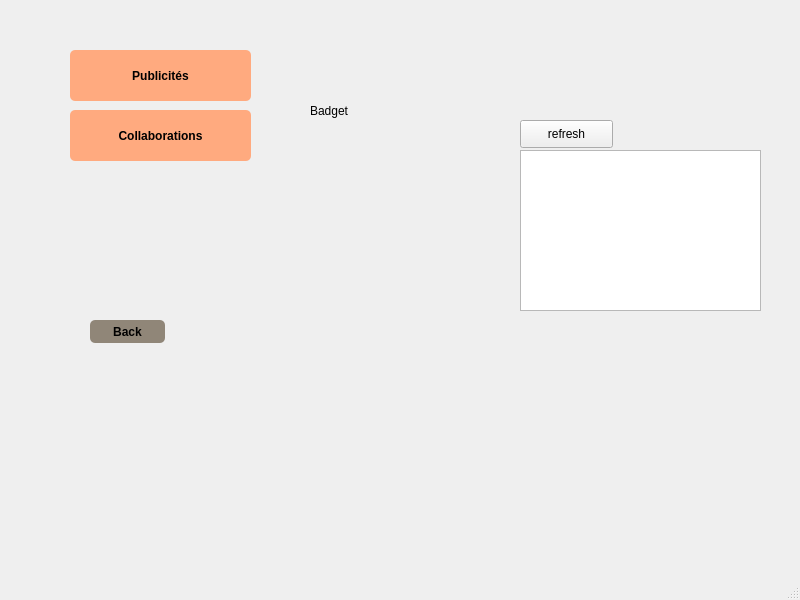
<?xml version="1.0" encoding="UTF-8"?>
<ui version="4.0">
 <class>MainWindow</class>
 <widget class="QMainWindow" name="MainWindow">
  <property name="geometry">
   <rect>
    <x>0</x>
    <y>0</y>
    <width>800</width>
    <height>600</height>
   </rect>
  </property>
  <property name="windowTitle">
   <string>MainWindow</string>
  </property>
  <widget class="QWidget" name="centralwidget">
   <widget class="QStackedWidget" name="stackedWidget">
    <property name="geometry">
     <rect>
      <x>50</x>
      <y>20</y>
      <width>711</width>
      <height>511</height>
     </rect>
    </property>
    <property name="currentIndex">
     <number>0</number>
    </property>
    <widget class="QWidget" name="page">
     <widget class="QPushButton" name="pushButton">
      <property name="geometry">
       <rect>
        <x>20</x>
        <y>30</y>
        <width>181</width>
        <height>51</height>
       </rect>
      </property>
      <property name="styleSheet">
       <string notr="true">QPushButton {
padding: 5px;
border-radius: 5px;
background-color:rgb(255, 170, 127);
font-weight: bold;
}
QPushButton:hover
{
color :white;
}</string>
      </property>
      <property name="text">
       <string>Publicités</string>
      </property>
     </widget>
     <widget class="QPushButton" name="pushButton_2">
      <property name="geometry">
       <rect>
        <x>20</x>
        <y>90</y>
        <width>181</width>
        <height>51</height>
       </rect>
      </property>
      <property name="styleSheet">
       <string notr="true">QPushButton {
padding: 5px;
border-radius: 5px;
background-color:rgb(255, 170, 127);
font-weight: bold;
}
QPushButton:hover
{
color :white;
}</string>
      </property>
      <property name="text">
       <string>Collaborations</string>
      </property>
     </widget>
     <widget class="QPushButton" name="pushButton_17">
      <property name="geometry">
       <rect>
        <x>40</x>
        <y>300</y>
        <width>75</width>
        <height>23</height>
       </rect>
      </property>
      <property name="styleSheet">
       <string notr="true">QPushButton {
padding: 5px;
border-radius: 5px;
background-color:rgb(144, 134, 120);
font-weight: bold;
}
QPushButton:hover
{
color :white;
}</string>
      </property>
      <property name="text">
       <string>Back</string>
      </property>
     </widget>
     <widget class="QLabel" name="label_3">
      <property name="geometry">
       <rect>
        <x>260</x>
        <y>80</y>
        <width>121</width>
        <height>21</height>
       </rect>
      </property>
      <property name="text">
       <string>Badget</string>
      </property>
     </widget>
     <widget class="QPushButton" name="refresh">
      <property name="geometry">
       <rect>
        <x>470</x>
        <y>100</y>
        <width>93</width>
        <height>28</height>
       </rect>
      </property>
      <property name="text">
       <string>refresh</string>
      </property>
     </widget>
     <widget class="QTextEdit" name="textEdit">
      <property name="geometry">
       <rect>
        <x>470</x>
        <y>130</y>
        <width>241</width>
        <height>161</height>
       </rect>
      </property>
     </widget>
    </widget>
    <widget class="QWidget" name="page_2">
     <widget class="QTableView" name="tableView">
      <property name="geometry">
       <rect>
        <x>340</x>
        <y>50</y>
        <width>381</width>
        <height>251</height>
       </rect>
      </property>
     </widget>
     <widget class="QPushButton" name="pushButton_3">
      <property name="geometry">
       <rect>
        <x>0</x>
        <y>470</y>
        <width>75</width>
        <height>23</height>
       </rect>
      </property>
      <property name="styleSheet">
       <string notr="true">QPushButton {
padding: 5px;
border-radius: 5px;
background-color:rgb(144, 134, 120);
font-weight: bold;
}
QPushButton:hover
{
color :white;
}</string>
      </property>
      <property name="text">
       <string>Back</string>
      </property>
     </widget>
     <widget class="QPushButton" name="pushButton_4">
      <property name="geometry">
       <rect>
        <x>50</x>
        <y>400</y>
        <width>111</width>
        <height>31</height>
       </rect>
      </property>
      <property name="styleSheet">
       <string notr="true">QPushButton {
padding: 5px;
border-radius: 5px;
background-color:rgb(170, 255, 255);
font-weight: bold;
}
QPushButton:hover
{
color :white;
}</string>
      </property>
      <property name="text">
       <string>Enregistrer PDF</string>
      </property>
     </widget>
     <widget class="QPushButton" name="pushButton_5">
      <property name="geometry">
       <rect>
        <x>210</x>
        <y>400</y>
        <width>111</width>
        <height>31</height>
       </rect>
      </property>
      <property name="styleSheet">
       <string notr="true">QPushButton {
padding: 5px;
border-radius: 5px;
background-color:rgb(170, 255, 255);
font-weight: bold;
}
QPushButton:hover
{
color :white;
}</string>
      </property>
      <property name="text">
       <string>Imprimer</string>
      </property>
     </widget>
     <widget class="QFrame" name="frame">
      <property name="geometry">
       <rect>
        <x>440</x>
        <y>370</y>
        <width>271</width>
        <height>101</height>
       </rect>
      </property>
      <property name="styleSheet">
       <string notr="true">background-color:rgb(170, 255, 255);</string>
      </property>
      <property name="frameShape">
       <enum>QFrame::Box</enum>
      </property>
      <property name="frameShadow">
       <enum>QFrame::Plain</enum>
      </property>
      <property name="lineWidth">
       <number>2</number>
      </property>
      <property name="midLineWidth">
       <number>0</number>
      </property>
      <widget class="QLabel" name="label_2">
       <property name="geometry">
        <rect>
         <x>20</x>
         <y>10</y>
         <width>211</width>
         <height>21</height>
        </rect>
       </property>
       <property name="font">
        <font>
         <pointsize>12</pointsize>
         <weight>75</weight>
         <bold>true</bold>
         <underline>true</underline>
        </font>
       </property>
       <property name="text">
        <string>Trier selon :</string>
       </property>
      </widget>
      <widget class="QRadioButton" name="radioButton_2">
       <property name="geometry">
        <rect>
         <x>70</x>
         <y>40</y>
         <width>97</width>
         <height>20</height>
        </rect>
       </property>
       <property name="text">
        <string>ID</string>
       </property>
      </widget>
     </widget>
     <widget class="QLabel" name="label">
      <property name="geometry">
       <rect>
        <x>10</x>
        <y>10</y>
        <width>261</width>
        <height>51</height>
       </rect>
      </property>
      <property name="font">
       <font>
        <pointsize>15</pointsize>
        <weight>75</weight>
        <bold>true</bold>
       </font>
      </property>
      <property name="text">
       <string>&lt;html&gt;&lt;head/&gt;&lt;body&gt;&lt;p&gt;&lt;span style=&quot; color:#ffaa7f;&quot;&gt;PUBLICITE&lt;/span&gt;&lt;/p&gt;&lt;p&gt;&lt;span style=&quot; color:#ffaa7f;&quot;&gt;&lt;br/&gt;&lt;/span&gt;&lt;/p&gt;&lt;/body&gt;&lt;/html&gt;</string>
      </property>
     </widget>
     <widget class="QLineEdit" name="lineEdit">
      <property name="geometry">
       <rect>
        <x>470</x>
        <y>0</y>
        <width>131</width>
        <height>20</height>
       </rect>
      </property>
     </widget>
     <widget class="QPushButton" name="pushButton_recherche_publicite">
      <property name="geometry">
       <rect>
        <x>354</x>
        <y>0</y>
        <width>101</width>
        <height>23</height>
       </rect>
      </property>
      <property name="styleSheet">
       <string notr="true">QPushButton {
padding: 5px;
border-radius: 5px;
background-color:rgb(170, 255, 255);
font-weight: bold;
}
QPushButton:hover
{
color :white;
}</string>
      </property>
      <property name="text">
       <string>Rechercher</string>
      </property>
     </widget>
     <widget class="QFrame" name="frame_2">
      <property name="geometry">
       <rect>
        <x>0</x>
        <y>80</y>
        <width>251</width>
        <height>241</height>
       </rect>
      </property>
      <property name="styleSheet">
       <string notr="true">background-color:rgb(255, 170, 127);</string>
      </property>
      <property name="frameShape">
       <enum>QFrame::Box</enum>
      </property>
      <property name="frameShadow">
       <enum>QFrame::Plain</enum>
      </property>
      <property name="lineWidth">
       <number>2</number>
      </property>
      <property name="midLineWidth">
       <number>0</number>
      </property>
      <widget class="QLabel" name="label_4">
       <property name="geometry">
        <rect>
         <x>10</x>
         <y>10</y>
         <width>71</width>
         <height>16</height>
        </rect>
       </property>
       <property name="text">
        <string>ID</string>
       </property>
      </widget>
      <widget class="QLabel" name="label_5">
       <property name="geometry">
        <rect>
         <x>10</x>
         <y>40</y>
         <width>47</width>
         <height>14</height>
        </rect>
       </property>
       <property name="text">
        <string>TITRE</string>
       </property>
      </widget>
      <widget class="QLabel" name="label_6">
       <property name="geometry">
        <rect>
         <x>10</x>
         <y>70</y>
         <width>71</width>
         <height>16</height>
        </rect>
       </property>
       <property name="text">
        <string>DOMAINE :</string>
       </property>
      </widget>
      <widget class="QLabel" name="label_7">
       <property name="geometry">
        <rect>
         <x>10</x>
         <y>100</y>
         <width>61</width>
         <height>16</height>
        </rect>
       </property>
       <property name="text">
        <string>DATE</string>
       </property>
      </widget>
      <widget class="QLabel" name="label_8">
       <property name="geometry">
        <rect>
         <x>10</x>
         <y>130</y>
         <width>81</width>
         <height>16</height>
        </rect>
       </property>
       <property name="text">
        <string>REDACTEUR</string>
       </property>
      </widget>
      <widget class="QLineEdit" name="lineEdit_id">
       <property name="geometry">
        <rect>
         <x>90</x>
         <y>10</y>
         <width>113</width>
         <height>20</height>
        </rect>
       </property>
      </widget>
      <widget class="QLineEdit" name="lineEdit_titre">
       <property name="geometry">
        <rect>
         <x>90</x>
         <y>40</y>
         <width>113</width>
         <height>20</height>
        </rect>
       </property>
      </widget>
      <widget class="QLineEdit" name="lineEdit_domaine">
       <property name="geometry">
        <rect>
         <x>90</x>
         <y>70</y>
         <width>113</width>
         <height>20</height>
        </rect>
       </property>
      </widget>
      <widget class="QLineEdit" name="lineEdit_redacteur">
       <property name="geometry">
        <rect>
         <x>90</x>
         <y>130</y>
         <width>113</width>
         <height>20</height>
        </rect>
       </property>
      </widget>
      <widget class="QDateEdit" name="dateEdit">
       <property name="geometry">
        <rect>
         <x>90</x>
         <y>100</y>
         <width>110</width>
         <height>22</height>
        </rect>
       </property>
      </widget>
      <widget class="QPushButton" name="pushButton_ajouter">
       <property name="geometry">
        <rect>
         <x>10</x>
         <y>210</y>
         <width>75</width>
         <height>23</height>
        </rect>
       </property>
       <property name="styleSheet">
        <string notr="true">QPushButton {
padding: 5px;
border-radius: 5px;
background-color:rgb(0, 255, 255);
font-weight: bold;
}
QPushButton:hover
{
color :white;
}</string>
       </property>
       <property name="text">
        <string>Ajouter</string>
       </property>
      </widget>
      <widget class="QPushButton" name="pushButton_8">
       <property name="geometry">
        <rect>
         <x>90</x>
         <y>210</y>
         <width>75</width>
         <height>23</height>
        </rect>
       </property>
       <property name="styleSheet">
        <string notr="true">QPushButton {
padding: 5px;
border-radius: 5px;
background-color:rgb(0, 255, 255);
font-weight: bold;
}
QPushButton:hover
{
color :white;
}</string>
       </property>
       <property name="text">
        <string>Modifier</string>
       </property>
      </widget>
      <widget class="QPushButton" name="pushButton_9">
       <property name="geometry">
        <rect>
         <x>170</x>
         <y>210</y>
         <width>75</width>
         <height>23</height>
        </rect>
       </property>
       <property name="styleSheet">
        <string notr="true">QPushButton {
padding: 5px;
border-radius: 5px;
background-color:rgb(85, 255, 255);
font-weight: bold;
}
QPushButton:hover
{
color :white;
}</string>
       </property>
       <property name="text">
        <string>Supprimer</string>
       </property>
      </widget>
      <widget class="QLabel" name="label_17">
       <property name="geometry">
        <rect>
         <x>10</x>
         <y>160</y>
         <width>91</width>
         <height>16</height>
        </rect>
       </property>
       <property name="text">
        <string>RECETTE:</string>
       </property>
      </widget>
      <widget class="QLineEdit" name="lineEdit_recette">
       <property name="geometry">
        <rect>
         <x>90</x>
         <y>160</y>
         <width>113</width>
         <height>20</height>
        </rect>
       </property>
      </widget>
     </widget>
    </widget>
    <widget class="QWidget" name="page_3">
     <widget class="QTableView" name="tableView_2">
      <property name="geometry">
       <rect>
        <x>10</x>
        <y>50</y>
        <width>381</width>
        <height>251</height>
       </rect>
      </property>
     </widget>
     <widget class="QPushButton" name="pushButton_10">
      <property name="geometry">
       <rect>
        <x>404</x>
        <y>180</y>
        <width>101</width>
        <height>23</height>
       </rect>
      </property>
      <property name="styleSheet">
       <string notr="true">QPushButton {
padding: 5px;
border-radius: 5px;
background-color:rgb(101, 190, 155);
font-weight: bold;
}
QPushButton:hover
{
color :white;
}</string>
      </property>
      <property name="text">
       <string>Rechercher</string>
      </property>
     </widget>
     <widget class="QPushButton" name="pushButton_12">
      <property name="geometry">
       <rect>
        <x>10</x>
        <y>440</y>
        <width>75</width>
        <height>23</height>
       </rect>
      </property>
      <property name="styleSheet">
       <string notr="true">QPushButton {
padding: 5px;
border-radius: 5px;
background-color:rgb(144, 134, 120);
font-weight: bold;
}
QPushButton:hover
{
color :white;
}</string>
      </property>
      <property name="text">
       <string>Back</string>
      </property>
     </widget>
     <widget class="QPushButton" name="pushButton_13">
      <property name="geometry">
       <rect>
        <x>10</x>
        <y>310</y>
        <width>111</width>
        <height>31</height>
       </rect>
      </property>
      <property name="styleSheet">
       <string notr="true">QPushButton {
padding: 5px;
border-radius: 5px;
background-color:rgb(170, 255, 255);
font-weight: bold;
}
QPushButton:hover
{
color :white;
}</string>
      </property>
      <property name="text">
       <string>Enregistrer PDF</string>
      </property>
     </widget>
     <widget class="QPushButton" name="pushButton_14">
      <property name="geometry">
       <rect>
        <x>10</x>
        <y>350</y>
        <width>111</width>
        <height>31</height>
       </rect>
      </property>
      <property name="styleSheet">
       <string notr="true">QPushButton {
padding: 5px;
border-radius: 5px;
background-color:rgb(170, 255, 255);
font-weight: bold;
}
QPushButton:hover
{
color :white;
}</string>
      </property>
      <property name="text">
       <string>Imprimer</string>
      </property>
     </widget>
     <widget class="QLabel" name="label_10">
      <property name="geometry">
       <rect>
        <x>10</x>
        <y>0</y>
        <width>261</width>
        <height>31</height>
       </rect>
      </property>
      <property name="font">
       <font>
        <pointsize>15</pointsize>
        <weight>75</weight>
        <bold>true</bold>
       </font>
      </property>
      <property name="text">
       <string>&lt;html&gt;&lt;head/&gt;&lt;body&gt;&lt;p&gt;&lt;span style=&quot; color:#ffaa7f;&quot;&gt;COLLABORATIONS&lt;/span&gt;&lt;/p&gt;&lt;p&gt;&lt;span style=&quot; color:#ffaa7f;&quot;&gt;&lt;br/&gt;&lt;/span&gt;&lt;/p&gt;&lt;/body&gt;&lt;/html&gt;</string>
      </property>
     </widget>
     <widget class="QLineEdit" name="lineEdit_6">
      <property name="geometry">
       <rect>
        <x>520</x>
        <y>180</y>
        <width>131</width>
        <height>20</height>
       </rect>
      </property>
     </widget>
     <widget class="QFrame" name="frame_3">
      <property name="geometry">
       <rect>
        <x>430</x>
        <y>50</y>
        <width>221</width>
        <height>121</height>
       </rect>
      </property>
      <property name="styleSheet">
       <string notr="true">background-color:rgb(170, 255, 255);</string>
      </property>
      <property name="frameShape">
       <enum>QFrame::Box</enum>
      </property>
      <property name="frameShadow">
       <enum>QFrame::Plain</enum>
      </property>
      <property name="lineWidth">
       <number>2</number>
      </property>
      <property name="midLineWidth">
       <number>0</number>
      </property>
      <widget class="QLabel" name="label_11">
       <property name="geometry">
        <rect>
         <x>20</x>
         <y>10</y>
         <width>111</width>
         <height>21</height>
        </rect>
       </property>
       <property name="font">
        <font>
         <pointsize>12</pointsize>
         <weight>75</weight>
         <bold>true</bold>
         <underline>true</underline>
        </font>
       </property>
       <property name="text">
        <string>Trier selon:</string>
       </property>
      </widget>
      <widget class="QRadioButton" name="radioButton">
       <property name="geometry">
        <rect>
         <x>50</x>
         <y>60</y>
         <width>97</width>
         <height>20</height>
        </rect>
       </property>
       <property name="text">
        <string>ID</string>
       </property>
      </widget>
     </widget>
     <widget class="QFrame" name="frame_4">
      <property name="geometry">
       <rect>
        <x>410</x>
        <y>220</y>
        <width>251</width>
        <height>291</height>
       </rect>
      </property>
      <property name="styleSheet">
       <string notr="true">background-color:rgb(255, 170, 127);</string>
      </property>
      <property name="frameShape">
       <enum>QFrame::Box</enum>
      </property>
      <property name="frameShadow">
       <enum>QFrame::Plain</enum>
      </property>
      <property name="lineWidth">
       <number>2</number>
      </property>
      <property name="midLineWidth">
       <number>0</number>
      </property>
      <widget class="QLabel" name="label_12">
       <property name="geometry">
        <rect>
         <x>10</x>
         <y>10</y>
         <width>71</width>
         <height>16</height>
        </rect>
       </property>
       <property name="text">
        <string>ID</string>
       </property>
      </widget>
      <widget class="QLabel" name="label_16">
       <property name="geometry">
        <rect>
         <x>10</x>
         <y>50</y>
         <width>47</width>
         <height>14</height>
        </rect>
       </property>
       <property name="text">
        <string>NOM</string>
       </property>
      </widget>
      <widget class="QLineEdit" name="lineEdit_2">
       <property name="geometry">
        <rect>
         <x>90</x>
         <y>10</y>
         <width>113</width>
         <height>20</height>
        </rect>
       </property>
      </widget>
      <widget class="QLineEdit" name="lineEdit_10">
       <property name="geometry">
        <rect>
         <x>90</x>
         <y>50</y>
         <width>113</width>
         <height>20</height>
        </rect>
       </property>
      </widget>
      <widget class="QPushButton" name="pushButton_15">
       <property name="geometry">
        <rect>
         <x>20</x>
         <y>140</y>
         <width>75</width>
         <height>23</height>
        </rect>
       </property>
       <property name="styleSheet">
        <string notr="true">QPushButton {
padding: 5px;
border-radius: 5px;
background-color:rgb(170, 255, 255);
font-weight: bold;
}
QPushButton:hover
{
color :white;
}</string>
       </property>
       <property name="text">
        <string>Ajouter</string>
       </property>
      </widget>
      <widget class="QPushButton" name="pushButton_16">
       <property name="geometry">
        <rect>
         <x>110</x>
         <y>140</y>
         <width>75</width>
         <height>23</height>
        </rect>
       </property>
       <property name="styleSheet">
        <string notr="true">QPushButton {
padding: 5px;
border-radius: 5px;
background-color:rgb(170, 255, 255);
font-weight: bold;
}
QPushButton:hover
{
color :white;
}</string>
       </property>
       <property name="text">
        <string>Modifier</string>
       </property>
      </widget>
      <widget class="QPushButton" name="pushButton_21">
       <property name="geometry">
        <rect>
         <x>70</x>
         <y>170</y>
         <width>75</width>
         <height>23</height>
        </rect>
       </property>
       <property name="styleSheet">
        <string notr="true">QPushButton {
padding: 5px;
border-radius: 5px;
background-color:rgb(170, 255, 255);
font-weight: bold;
}
QPushButton:hover
{
color :white;
}</string>
       </property>
       <property name="text">
        <string>Supprimer</string>
       </property>
      </widget>
      <widget class="QLabel" name="label_15">
       <property name="geometry">
        <rect>
         <x>10</x>
         <y>110</y>
         <width>71</width>
         <height>16</height>
        </rect>
       </property>
       <property name="text">
        <string>RIB</string>
       </property>
      </widget>
      <widget class="QLineEdit" name="ribcollab">
       <property name="geometry">
        <rect>
         <x>90</x>
         <y>110</y>
         <width>111</width>
         <height>20</height>
        </rect>
       </property>
      </widget>
      <widget class="QLabel" name="label_18">
       <property name="geometry">
        <rect>
         <x>10</x>
         <y>80</y>
         <width>61</width>
         <height>16</height>
        </rect>
       </property>
       <property name="text">
        <string>DOMAINE</string>
       </property>
      </widget>
      <widget class="QLineEdit" name="lineEdit_12">
       <property name="geometry">
        <rect>
         <x>90</x>
         <y>80</y>
         <width>113</width>
         <height>20</height>
        </rect>
       </property>
      </widget>
      <widget class="QDateEdit" name="datecollab">
       <property name="geometry">
        <rect>
         <x>110</x>
         <y>210</y>
         <width>110</width>
         <height>22</height>
        </rect>
       </property>
      </widget>
      <widget class="QLabel" name="label_19">
       <property name="geometry">
        <rect>
         <x>20</x>
         <y>210</y>
         <width>71</width>
         <height>16</height>
        </rect>
       </property>
       <property name="text">
        <string>DATE</string>
       </property>
      </widget>
      <widget class="QLabel" name="label_20">
       <property name="geometry">
        <rect>
         <x>20</x>
         <y>250</y>
         <width>61</width>
         <height>16</height>
        </rect>
       </property>
       <property name="text">
        <string>CONTACT</string>
       </property>
      </widget>
      <widget class="QLineEdit" name="lineEdit_13">
       <property name="geometry">
        <rect>
         <x>100</x>
         <y>250</y>
         <width>111</width>
         <height>20</height>
        </rect>
       </property>
      </widget>
     </widget>
    </widget>
   </widget>
  </widget>
  <widget class="QMenuBar" name="menubar">
   <property name="geometry">
    <rect>
     <x>0</x>
     <y>0</y>
     <width>800</width>
     <height>26</height>
    </rect>
   </property>
  </widget>
  <widget class="QStatusBar" name="statusbar"/>
 </widget>
 <resources/>
 <connections/>
</ui>
